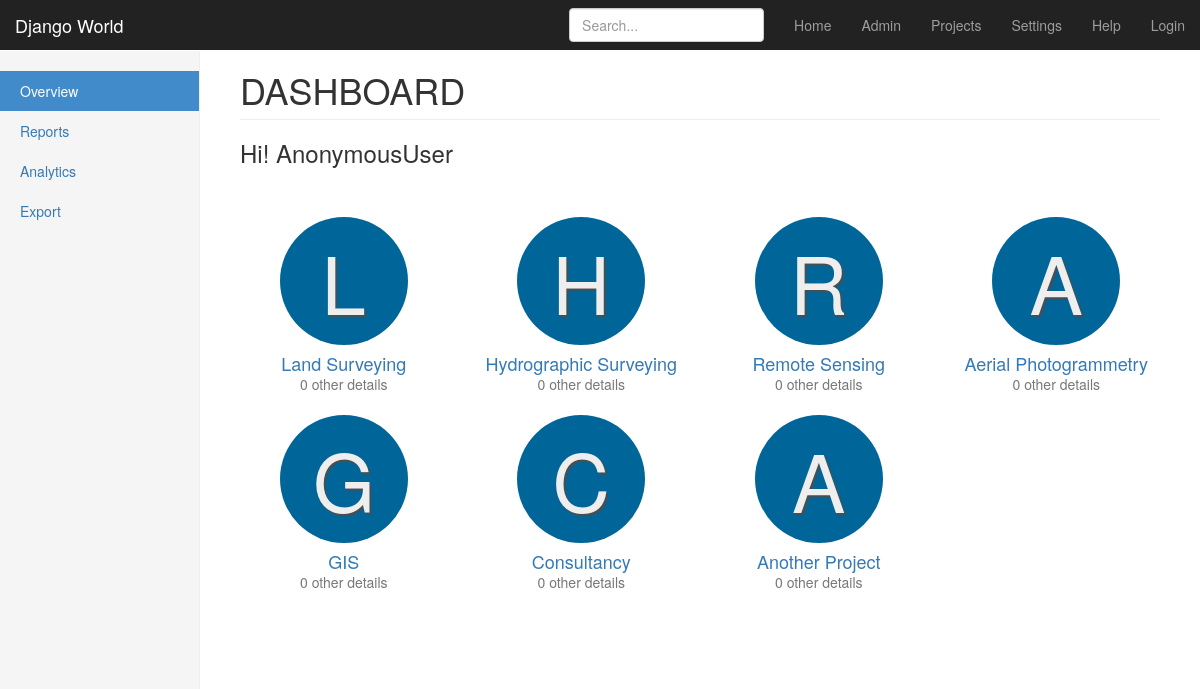
Page /teams/ on the earlier database version.
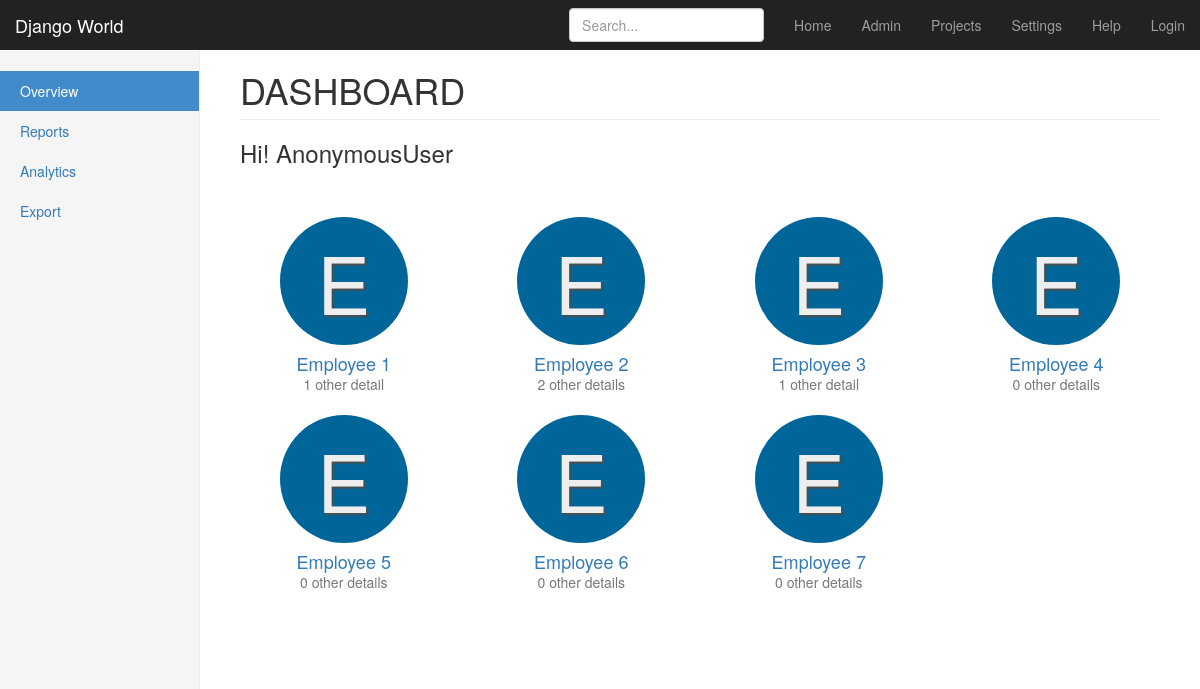
Same page on the later database version.
### teams/models.py (models this page shows, shortened)
class Team(models.Model):
    name = models.CharField(max_length=255)
    lead = models.ForeignKey(User, related_name='teams', on_delete=models.PROTECT)
    field_location = models.CharField(max_length=255)

### teams/views.py (the view)
class TeamListView(CreateView, ListView):
    context_object_name = "teams"
    fields = ("name", "field_location", "lead")
    model = models.Team
    template_name = "teams/team_list.html"
    def get_initial(self):
        initial = super().get_initial()
        initial["lead"] = self.request.user.pk
        return initial

### teams/templatetags/team_tags.py (called while the page is built)
@register.inclusion_tag('teams/_team.html')
def team_avatar(team):
    return {'team': team, 'num': random.randint(15, 15)}

### teams/templates/teams/team_list.html
{% extends "teams/_layout.html" %}
{% load static %}
{% load team_tags %}
{% block css %}
<link rel="stylesheet" href="{% static 'css/icons.css' %}">
{% endblock %}
{% block body_content %}
<h1 class="page-header" style="text-transform: uppercase;">Dashboard</h1>
<div class="" style="margin-bottom: 50px;">
    <h3>Hi! {{ user }}</h3>
</div>
<div class="row placeholders">
	{% for team in teams %}
		{% team_avatar team %}
    {% endfor %}
</div>
{% endblock %}

### teams/templates/teams/_team.html
<div class="col-xs-6 col-sm-3 placeholder">
	<a href="{% url 'teams:detail' team.pk %}">
		<i class="avatar avatar-lg avatar-color-{{ num }} avatar-letter-{{ team.name.0|lower }} rounded" style="border-radius: 50%;"></i>
		<h4>{{ team.name }}</h4>
		<span class="text-muted">{{ team.status.count }} other detail{{ team.status.count|pluralize }}</span>
	</a>
</div>

Differences in the rows shown:
changed Team: name "Land Surveying" → "Employee 1"; status.count "0" → "1"
changed Team: name "Hydrographic Surveying" → "Employee 2"; status.count "0" → "2"
changed Team: name "Remote Sensing" → "Employee 3"; status.count "0" → "1"
changed Team: name "Aerial Photogrammetry" → "Employee 4"
changed Team: name "GIS" → "Employee 5"
changed Team: name "Consultancy" → "Employee 6"
changed Team: name "Another Project" → "Employee 7"
